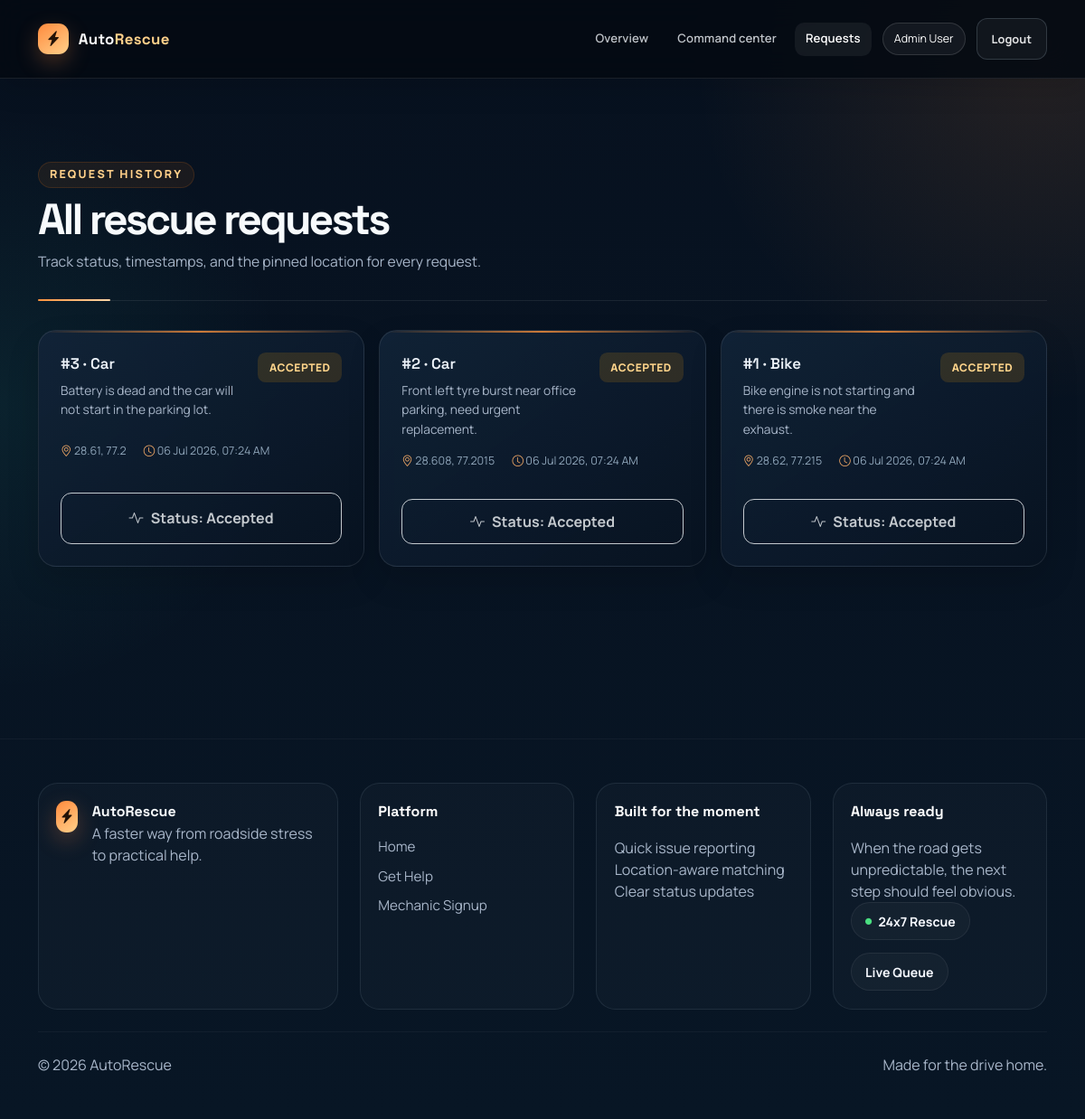
Page /view-requests (signed in) on the committed database.
### models/users.py (models this page shows, shortened)
class User(db.Model):
    __tablename__ = "users"
    id = db.Column(db.Integer, primary_key=True)
    name = db.Column(db.String(100), nullable=False)
    email = db.Column(db.String(100), unique=True, nullable=False, index=True)
    mobile = db.Column(db.String(15), nullable=False)
    password = db.Column(db.String(255), nullable=False)
    role = db.Column(db.String(20), nullable=False, default='customer')
    created_at = db.Column(db.DateTime, default=datetime.utcnow)
    updated_at = db.Column(db.DateTime, default=datetime.utcnow, onupdate=datetime.utcnow)

### models/request.py (models this page shows, shortened)
class ServiceRequest(db.Model):
    __tablename__ = "service_requests"
    id = db.Column(db.Integer, primary_key=True)
    customer_id = db.Column(db.Integer, db.ForeignKey('users.id'), nullable=False, index=True)
    vehicle_type = db.Column(db.String(50), nullable=False)
    issue_type = db.Column(db.String(255), nullable=False)
    latitude = db.Column(db.Float, nullable=False)
    longitude = db.Column(db.Float, nullable=False)
    status = db.Column(db.String(20), default='Pending', index=True)
    created_at = db.Column(db.DateTime, default=datetime.utcnow)
    updated_at = db.Column(db.DateTime, default=datetime.utcnow, onupdate=datetime.utcnow)

### app.py (the view)
@app.route("/view-requests")
@login_required
def view_requests():
    user = get_current_user()
    if user.role == "customer":
        query = ServiceRequest.query.filter_by(customer_id=user.id)
    else:
        query = ServiceRequest.query
    requests = query.order_by(ServiceRequest.created_at.desc()).all()
    return render_template(
        "view_requests.html",
        user=user,
        requests=requests,
        can_accept=user.role == "mechanic",
    )

### app.py (called while the page is built)
@app.context_processor
def inject_layout_context():
    return {"current_year": datetime.utcnow().year}

def get_current_user():
    user_id = session.get("user_id")
    if not user_id:
        return None
    return db.session.get(User, user_id)

def login_required(view_func):
    @wraps(view_func)
    def wrapped_view(*args, **kwargs):
        user = get_current_user()
        if not user:
            session.clear()
            if wants_json_response():
                return json_error("Please log in to continue.", 401, redirect_url=url_for("login"))
            return redirect(url_for("login"))
        return view_func(*args, **kwargs)
    return wrapped_view

### templates/view_requests.html (shortened to what this page needs)
{% extends "base.html" %}
{% block body_class %}dashboard-page{% endblock %}
{% block content %}
<section class="section-space">
    <div class="container">
        <div class="page-heading">
            <div>
                <span class="eyebrow">Request history</span>
                <h1>{% if user.role == 'customer' %}Your rescue requests{% else %}All rescue requests{% endif %}</h1>
                <p>{% if can_accept %}Review the queue and take pending requests directly from this screen.{% else %}Track status, timestamps, and the pinned location for every request.{% endif %}</p>
            </div>
        </div>
        {% if requests %}
        <div class="request-grid">
            {% for request in requests %}
            <article class="job-card priority-{{ request.status|lower }}">
                <div class="job-card-top">
                    <div>
                        <div class="request-title">#{{ request.id }} &middot; {{ request.vehicle_type }}</div>
                        <p>{{ request.issue_type }}</p>
                    </div>
                    <span class="status-chip status-{{ request.status|lower }}">{{ request.status }}</span>
                </div>
                <div class="job-meta">
                    <span><i class="bi bi-geo-alt"></i> {{ request.latitude|round(4) }}, {{ request.longitude|round(4) }}</span>
                    <span><i class="bi bi-clock"></i> {{ request.created_at.strftime('%d %b %Y, %I:%M %p') if request.created_at else 'N/A' }}</span>
                </div>
                {% if can_accept and request.status == 'Pending' %}
                <button class="btn btn-premium w-100 mt-3" data-accept-request data-request-id="{{ request.id }}"><i class="bi bi-check2-circle"></i> Take this request</button>
                {% else %}
                <button class="btn btn-ghost w-100 mt-3" disabled><i class="bi bi-activity"></i> Status: {{ request.status }}</button>
                {% endif %}
            </article>
            {% endfor %}
        </div>
        {% else %}
        <div class="empty-state">
            <i class="bi bi-journal-x"></i>
            <h3>No requests found</h3>
            <p>Your next request will appear here with its latest status.</p>
        </div>
        {% endif %}
    </div>
</section>
{% endblock %}

### templates/includes/header.html (shortened to what this page needs)
<nav class="topbar navbar navbar-expand-lg navbar-dark">
    <div class="container">
        <a class="navbar-brand brand-mark" href="{{ url_for('home') }}" aria-label="AutoRescue home">
            <span class="brand-badge"><i class="bi bi-lightning-charge-fill"></i></span>
            <span>Auto<span>Rescue</span></span>
        </a>
        <div class="collapse navbar-collapse" id="topNav">
            <ul class="navbar-nav ms-auto align-items-lg-center gap-lg-2">
                <li class="nav-item">
                    <a class="nav-link {% if request.endpoint == 'home' %}active{% endif %}" href="{{ url_for('home') }}">Overview</a>
                </li>
                {% if session.get('user_id') %}
                <li class="nav-item">
                    {% if session.get('user_role') == 'customer' %}
                    <a class="nav-link {% if request.endpoint == 'customer_dashboard' %}active{% endif %}" href="{{ url_for('customer_dashboard') }}">My dashboard</a>
                    {% elif session.get('user_role') == 'mechanic' %}
                    <a class="nav-link {% if request.endpoint in ['mechanic_dashboard', 'available_requests'] %}active{% endif %}" href="{{ url_for('mechanic_dashboard') }}">Dispatch board</a>
                    {% elif session.get('user_role') == 'admin' %}
                    <a class="nav-link {% if request.endpoint == 'admin_dashboard' %}active{% endif %}" href="{{ url_for('admin_dashboard') }}">Command center</a>
                    {% endif %}
                </li>
                <li class="nav-item">
                    <a class="nav-link {% if request.endpoint in ['view_requests', 'request_service', 'available_requests'] %}active{% endif %}" href="{{ url_for('view_requests') }}">Requests</a>
                </li>
                <li class="nav-item"><span class="user-pill">{{ session.get('user_name') }}</span></li>
                <li class="nav-item"><a class="btn btn-ghost nav-logout" href="{{ url_for('logout') }}">Logout</a></li>
                {% endif %}
            </ul>
        </div>
    </div>
</nav>

### rows in the picture
User: get "Admin User"
ServiceRequest: id "3", vehicle_type "Car", issue_type "Battery is dead and the car will not start in the parking lot.", status "ACCEPTED", latitude "28.61", longitude "77.2", created_at "06 Jul 2026, 07:24 AM", status "Accepted"
ServiceRequest: id "2", vehicle_type "Car", issue_type "Front left tyre burst near office parking, need urgent replacement.", status "ACCEPTED", latitude "28.608", longitude "77.2015", created_at "06 Jul 2026, 07:24 AM", status "Accepted"
ServiceRequest: id "1", vehicle_type "Bike", issue_type "Bike engine is not starting and there is smoke near the exhaust.", status "ACCEPTED", latitude "28.62", longitude "77.215", created_at "06 Jul 2026, 07:24 AM", status "Accepted"
